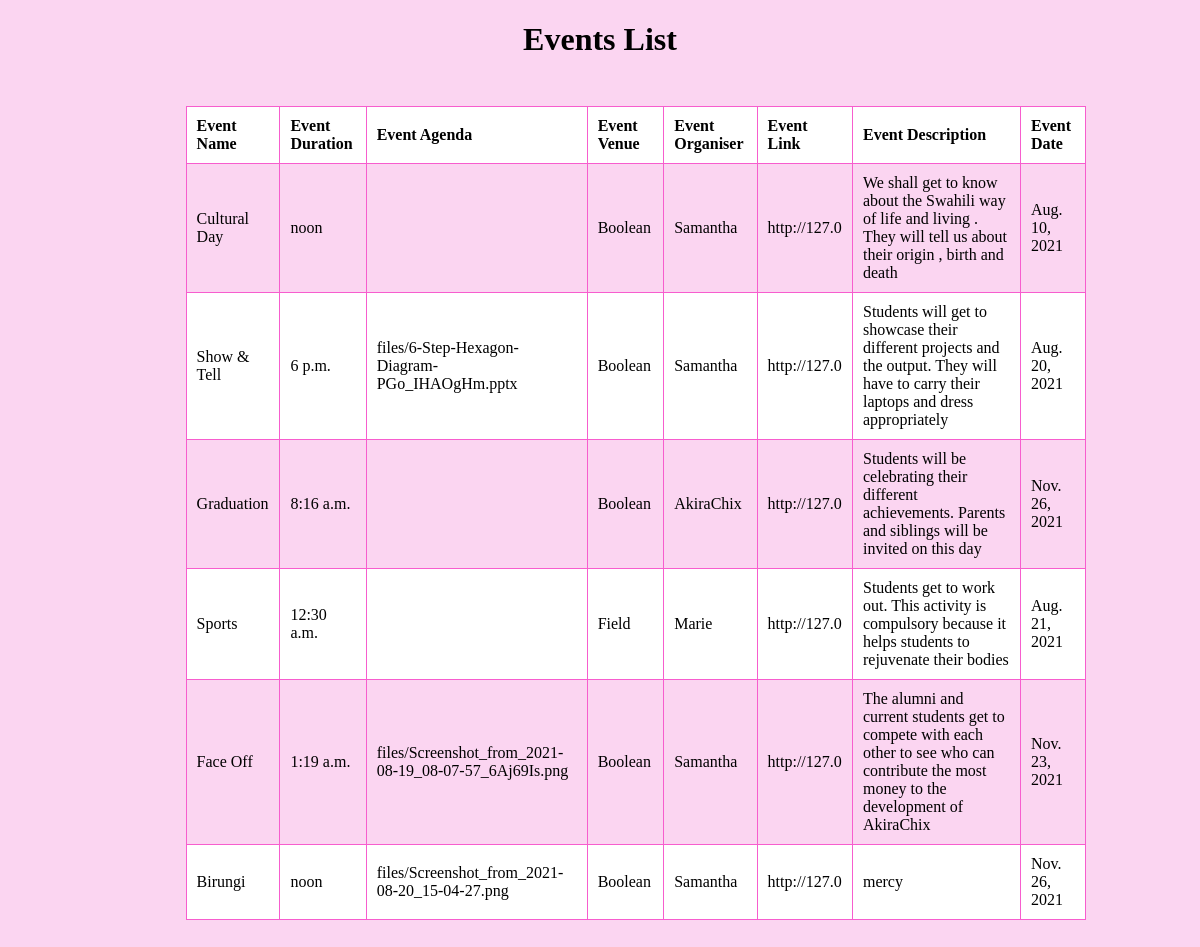
/events/list/, run on the app's committed database.
### events/models.py (models this page shows)
class Events(models.Model):
    event_name=models.CharField(max_length=12, blank=True, null=True)
    event_duration=models.TimeField(blank=True, null=True)
    event_agenda=models.FileField(upload_to="files/", blank=True, null=True)
    event_venue=models.CharField(max_length=15,blank=True, null=True)
    event_organiser=models.CharField(max_length=12,blank=True, null=True)
    event_link=models.CharField(max_length=12,blank=True, null=True)
    event_description=models.TextField(blank=True, null=True)
    event_date=models.DateField()

### events/views.py (the view)
# urls.py: path("list/",events_list,name="events_list")
def events_list(request):
    events=Events.objects.all()
    return render(request,"event_list.html",{"events" :events})

### events/templates/event_list.html (shortened to what this page needs)
<!DOCTYPE html>
<html lang="en">
<head>
</head>
<body>
   <center><h1>Events List</h1></center>
    <table>
        <tr>
            <th>Event Name</th>
            <th>Event Duration</th>
            <th>Event Agenda</th>
            <th>Event Venue</th>
            <th>Event Organiser</th>
            <th>Event Link</th>
            <th>Event Description</th>
            <th>Event Date</th>
        </tr>
        {%for event in events%}
        <tr>
            <td>{{event.event_name}}</td>
            <td>{{event.event_duration}}</td>
            <td>{{event.event_agenda}}</td>
            <td>{{event.event_venue}}</td>
            <td>{{event.event_organiser}}</td>
            <td>{{event.event_link}}</td>
            <td>{{event.event_description}}</td>
            <td>{{event.event_date}}</td>
        </tr>
        {%endfor%}
    </table>
</body>
</html>

### events/templates/event_list.html (style rules this page uses)
body { background:#FBD5F1; }
table { width: 900px; margin-left: 15%; margin-top: 4%; margin-bottom: 8%; }
th, caption { text-align: left; }
table, th, td { border: solid 1px #f75dce; border-collapse: collapse; }
th, td { padding: 10px; }
tr:nth-child(even) { background-color: #FBD5F1; }
tr:nth-child(odd) { background-color:rgb(255, 255, 255); }

### data on the page
Events: event_name "Cultural Day", event_duration "noon", event_venue "Boolean", event_organiser "Samantha", event_link "http://127.0", event_description "We shall get to know about the Swahili way of life and living . They will tell us about their origin , birth and death", event_date "Aug. 10, 2021"
Events: event_name "Show & Tell", event_duration "6 p.m.", event_agenda "files/6-Step-Hexagon-Diagram-PGo_IHAOgHm.pptx", event_venue "Boolean", event_organiser "Samantha", event_link "http://127.0", event_description "Students will get to showcase their different projects and the output. They will have to carry their laptops and dress appropriately", event_date "Aug. 20, 2021"
Events: event_name "Graduation", event_duration "8:16 a.m.", event_venue "Boolean", event_organiser "AkiraChix", event_link "http://127.0", event_description "Students will be celebrating their different achievements. Parents and siblings will be invited on this day", event_date "Nov. 26, 2021"
Events: event_name "Sports", event_duration "12:30 a.m.", event_venue "Field", event_organiser "Marie", event_link "http://127.0", event_description "Students get to work out. This activity is compulsory because it helps students to rejuvenate their bodies", event_date "Aug. 21, 2021"
Events: event_name "Face Off", event_duration "1:19 a.m.", event_agenda "files/Screenshot_from_2021-08-19_08-07-57_6Aj69Is.png", event_venue "Boolean", event_organiser "Samantha", event_link "http://127.0", event_description "The alumni and current students get to compete with each other to see who can contribute the most money to the development of AkiraChix", event_date "Nov. 23, 2021"
Events: event_name "Birungi", event_duration "noon", event_agenda "files/Screenshot_from_2021-08-20_15-04-27.png", event_venue "Boolean", event_organiser "Samantha", event_link "http://127.0", event_description "mercy", event_date "Nov. 26, 2021"
